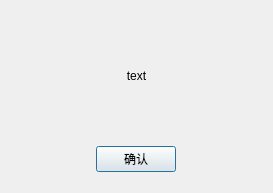
<?xml version="1.0" encoding="UTF-8"?>
<ui version="4.0">
 <class>Dialog</class>
 <widget class="QDialog" name="Dialog">
  <property name="geometry">
   <rect>
    <x>0</x>
    <y>0</y>
    <width>273</width>
    <height>193</height>
   </rect>
  </property>
  <property name="windowTitle">
   <string>Dialog</string>
  </property>
  <layout class="QVBoxLayout" name="verticalLayout">
   <item>
    <layout class="QHBoxLayout" name="horizontalLayout">
     <item>
      <widget class="QLabel" name="message">
       <property name="text">
        <string>text</string>
       </property>
       <property name="alignment">
        <set>Qt::AlignCenter</set>
       </property>
      </widget>
     </item>
    </layout>
   </item>
   <item>
    <layout class="QVBoxLayout" name="verticalLayout_2">
     <property name="topMargin">
      <number>0</number>
     </property>
     <item>
      <layout class="QHBoxLayout" name="horizontalLayout_2">
       <item>
        <widget class="QPushButton" name="confirm">
         <property name="sizePolicy">
          <sizepolicy hsizetype="Fixed" vsizetype="Fixed">
           <horstretch>0</horstretch>
           <verstretch>0</verstretch>
          </sizepolicy>
         </property>
         <property name="text">
          <string>确认</string>
         </property>
        </widget>
       </item>
      </layout>
     </item>
     <item>
      <spacer name="horizontalSpacer">
       <property name="orientation">
        <enum>Qt::Vertical</enum>
       </property>
       <property name="sizeType">
        <enum>QSizePolicy::Fixed</enum>
       </property>
       <property name="sizeHint" stdset="0">
        <size>
         <width>5</width>
         <height>10</height>
        </size>
       </property>
      </spacer>
     </item>
    </layout>
   </item>
  </layout>
 </widget>
 <resources/>
 <connections/>
</ui>
